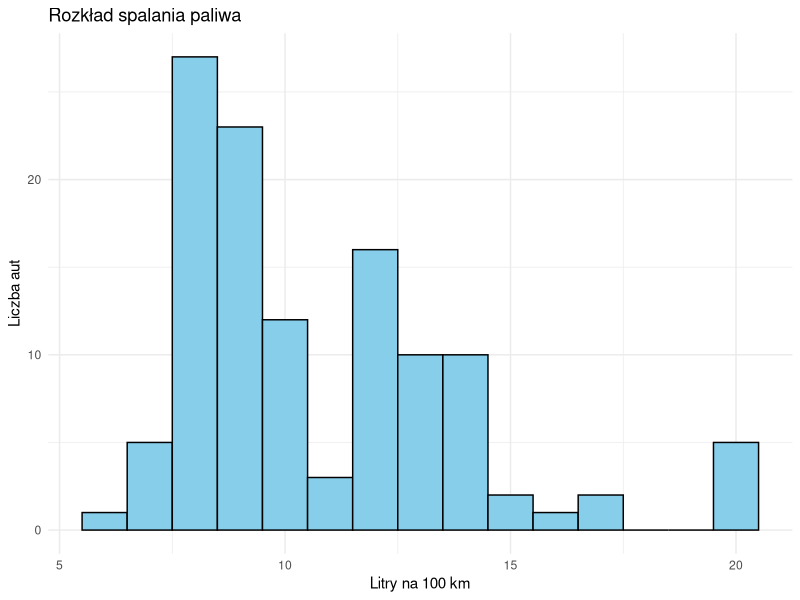
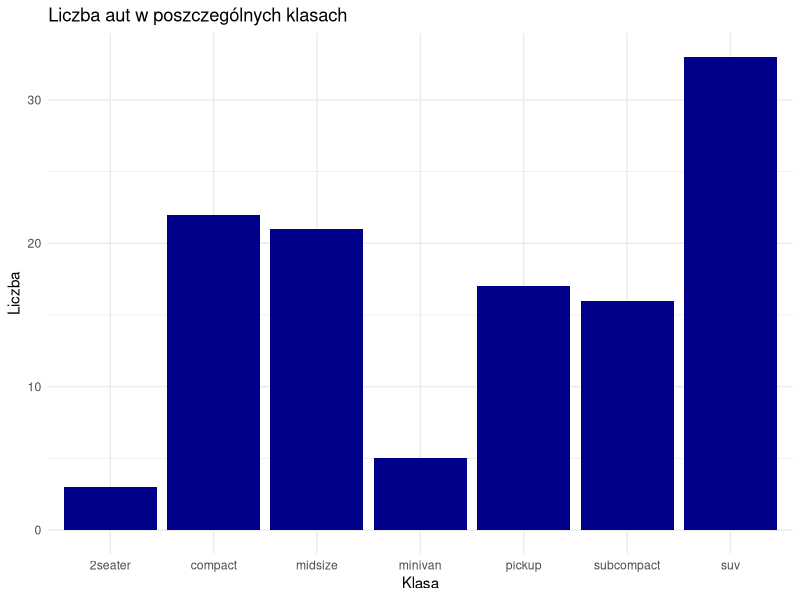
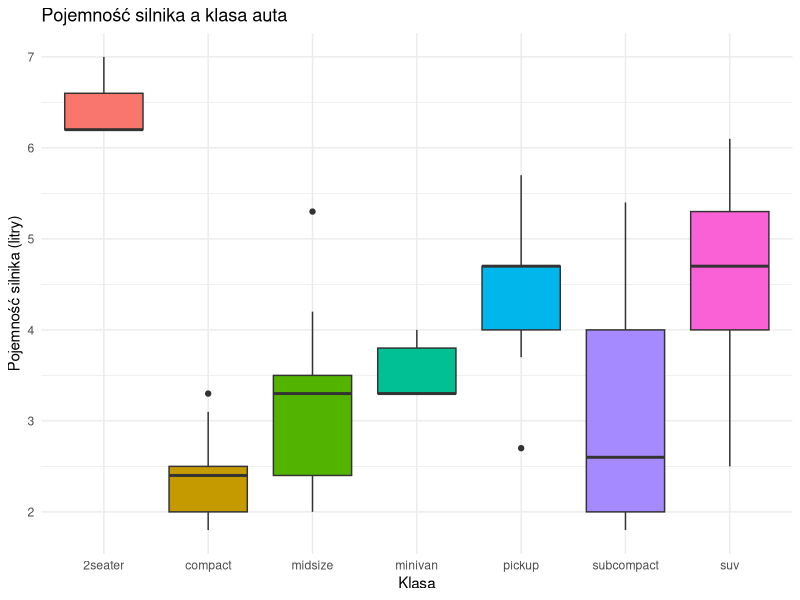

Write R code to recreate these figures, in order.
## ---- chunk 1
library(tidyverse)
library(ggplot2)

# Przetwarzanie danych
dane_auta <- mpg %>%
  mutate(spalanie_l100km = 235 / hwy)

auta_2008 <- dane_auta %>%
  filter(year == 2008)

wyniki <- auta_2008 %>%
  group_by(class) %>%
  summarise(srednie_spalanie = mean(spalanie_l100km)) %>%
  arrange(desc(srednie_spalanie))

knitr::kable(wyniki, caption = "Średnie spalanie wg klasy auta")
## ---- chunk 2
ggplot(auta_2008, aes(x = spalanie_l100km)) +
  geom_histogram(binwidth = 1, fill = "skyblue", color = "black") +
  labs(title = "Rozkład spalania paliwa",
       x = "Litry na 100 km",
       y = "Liczba aut") +
  theme_minimal()
## ---- chunk 3
ggplot(auta_2008, aes(x = class)) +
  geom_bar(fill = "darkblue") +
  labs(title = "Liczba aut w poszczególnych klasach",
       x = "Klasa",
       y = "Liczba") +
  theme_minimal()
## ---- chunk 4
ggplot(auta_2008, aes(x = class, y = displ, fill = class)) +
  geom_boxplot() +
  labs(title = "Pojemność silnika a klasa auta",
       x = "Klasa",
       y = "Pojemność silnika (litry)") +
  theme_minimal() +
  theme(legend.position = "none")
